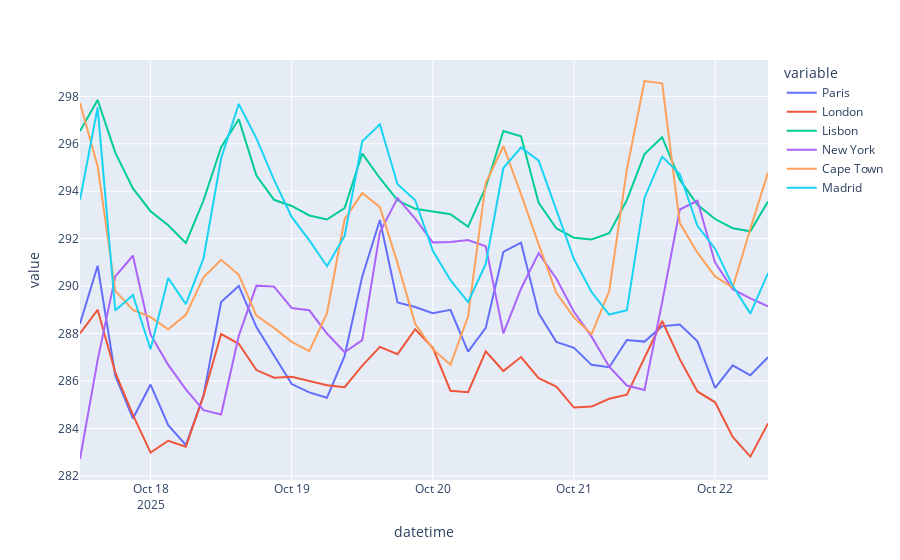

Source (notebook cell):
### Markdown cell above
Run the following lines of code to plot the temperature forecasts for various cities accross the globe 🌍 \
Don't worry about about the `plotly.express` library, we will cover it in the next lecture.

### Code cell
import pandas as pd
import plotly.express as px

cities = ["Paris","London","Lisbon","New York","Cape Town", "Madrid"] # Feel free to add or remove some cities

df=pd.DataFrame()

for city in cities:


    city_df=pd.DataFrame(get_forecast(city, api_key))
    city_df['datetime']=pd.to_datetime(city_df['datetime'])
    city_df.set_index('datetime',inplace=True)
    city_df.columns=[city]
    df=pd.concat([df,city_df],axis=1)


px.line(df)
